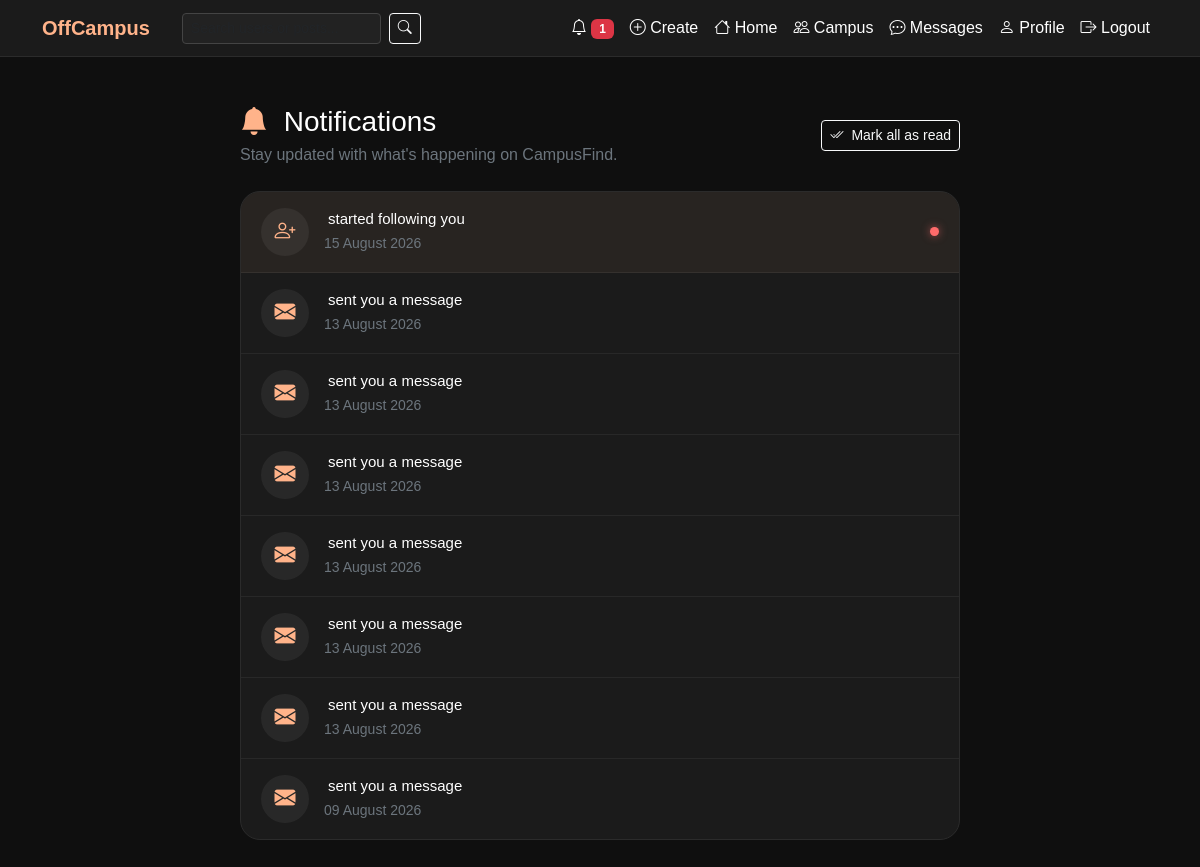
The page /notifications/ (signed in) on the database as committed earlier.
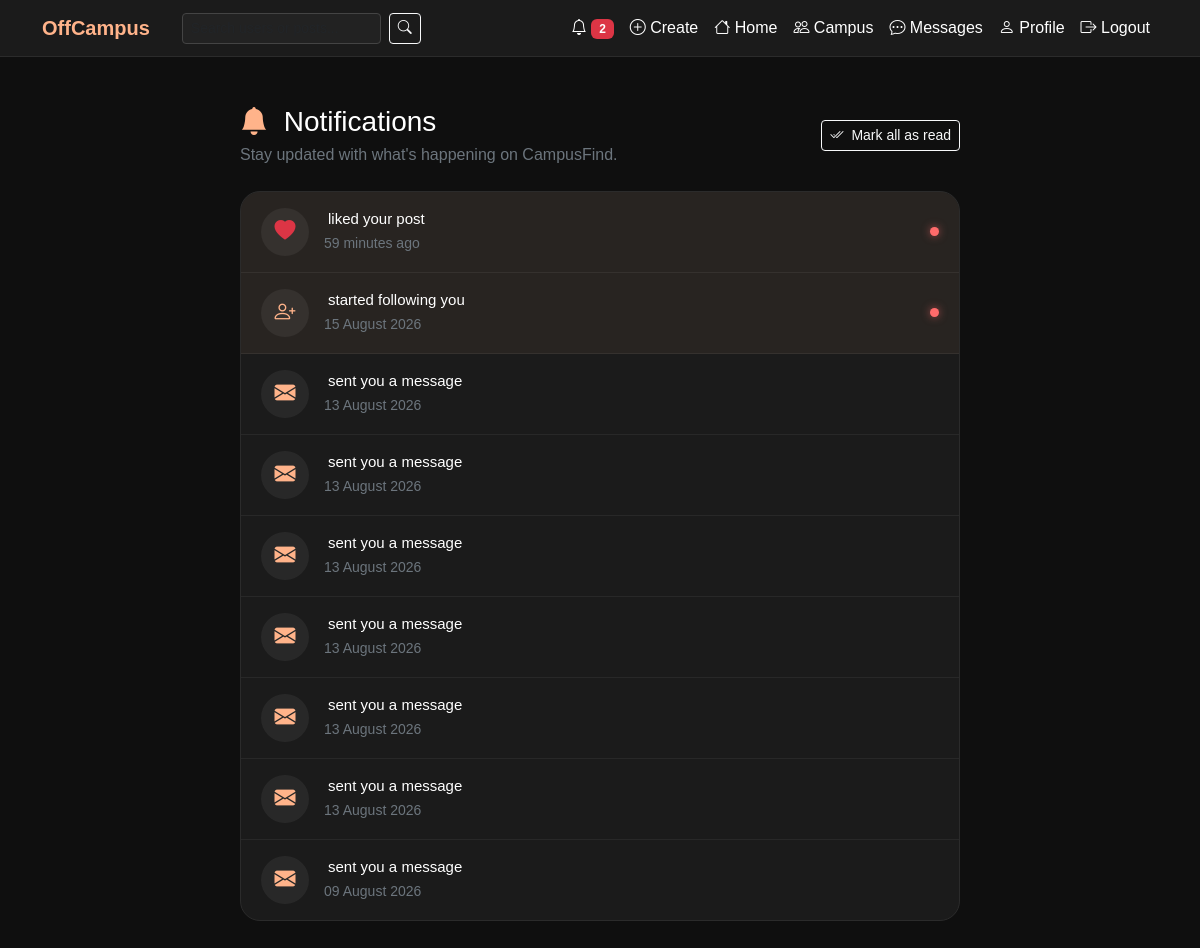
The same page on the database as committed later.
### notifications/models.py (models this page shows, shortened)
class Notification(models.Model):
    LIKE = "like"
    COMMENT = "comment"
    FOLLOW = "follow"
    MESSAGE = "message"
    TYPE_CHOICES = [
        (LIKE, "Like"),
        (COMMENT, "Comment"),
        (FOLLOW, "Follow"),
        (MESSAGE, "Message"),
    ]
    recipient = models.ForeignKey(
        User,
        on_delete=models.CASCADE,
        related_name="notifications",
    )
    actor = models.ForeignKey(
        User,
        on_delete=models.CASCADE,
        related_name="actions",
    )
    type = models.CharField(max_length=16, choices=TYPE_CHOICES)
    post = models.ForeignKey(
        Post,
        null=True,
        blank=True,
        on_delete=models.CASCADE,
        related_name="+",
    )
    comment = models.ForeignKey(
        Comment,
        null=True,
        blank=True,
        on_delete=models.CASCADE,
        related_name="+",
    )
    is_read = models.BooleanField(default=False)
    created_at = models.DateTimeField(auto_now_add=True)
    class Meta:
        ordering = ["-created_at"]
    @property
    def verb(self) -> str:
        return {
            self.LIKE: "liked your post",
            self.COMMENT: "commented on your post",
            self.FOLLOW: "started following you",
            self.MESSAGE: "sent you a message",
        }.get(self.type, "interacted with you")
    @property
    def icon(self) -> str:
        return {
            self.LIKE: "bi-heart-fill text-danger",
            self.COMMENT: "bi-chat-left-text text-peach",
            self.FOLLOW: "bi-person-plus text-peach",
            self.MESSAGE: "bi-envelope-fill text-peach",
        }.get(self.type, "bi-bell text-peach")

### notifications/views.py (the view)
# urls.py: path("", views.notifications_dropdown, name="notifications"),
@login_required
def notifications_dropdown(request):
    items = (
        Notification.objects
        .filter(recipient=request.user)
        .select_related("actor", "actor__profile", "post")[:15]
    )
    unread = Notification.objects.filter(recipient=request.user, is_read=False).count()
    return render(
        request,
        "notifications/notification.html",
        {"items": items, "unread": unread},
    )

### notifications/context_processors.py (called while the page is built)
def unread_count(request):
    if request.user.is_authenticated:
        count = Notification.objects.filter(recipient=request.user, is_read=False).count()
        return {"unread_count": count, "unread_notifications": count}
    return {"unread_count": 0, "unread_notifications": 0}

### posts/templatetags/post_filters.py (called while the page is built)
@register.filter
def instagram_date(value):
    now = timezone.now()
    diff = now - value
    seconds = diff.total_seconds()
    if seconds < 60:
        return "Just now"
    elif seconds < 3600:
        minutes = int(seconds // 60)
        return f"{minutes} minute{'s' if minutes != 1 else ''} ago"
    elif seconds < 86400:
        hours = int(seconds // 3600)
        return f"{hours} hour{'s' if hours != 1 else ''} ago"
    else:
        return value.strftime("%d %B %Y")

### notifications/templates/notifications/notification.html (shortened to what this page needs)
{% extends 'base.html' %}
{% load post_filters %}
{% block content %}
  <div class="container py-4">
    <div class="row justify-content-center">
      <div class="col-lg-8 col-md-10">
        <div class="d-flex align-items-center justify-content-between mb-4">
          <div>
            <h3 class="mb-1">
              <i class="bi bi-bell-fill text-peach me-2"></i>
              Notifications
            </h3>
            <p class="text-secondary mb-0">Stay updated with what's happening on CampusFind.</p>
          </div>
          {% if unread > 0 %}
            <form method="POST" action="{% url 'notifications-read' %}">
              <button type="submit" class="btn btn-sm btn-outline-light">
                <i class="bi bi-check2-all me-1"></i>
                Mark all as read
              </button>
            </form>
          {% endif %}
        </div>
        <div class="custom-card notification-page-card">
          <div class="notification-list" id="notificationList">
            {% for n in items %}
              <div class="notification-page-item
                            {% if not n.is_read %}notification-unread{% endif %}" data-id="{{ n.id }}">
                <div class="notification-left">
                  {% if n.actor_profile_image %}
                    <img src="{{ n.actor_profile_image }}" class="notification-page-avatar" alt="{{ n.actor_username }}" />
                  {% else %}
                    <div class="notification-page-icon">
                      <i class="bi {{ n.icon }}"></i>
                    </div>
                  {% endif %}
                </div>
                <div class="notification-page-content">
                  <div class="notification-message">
                    <span>{{ n.verb }}</span>
                  </div>
                  <small class="text-secondary">{{ n.created_at|instagram_date }}</small>
                </div>
                {% if not n.is_read %}
                  <div class="notification-unread-dot"></div>
                {% endif %}
              </div>
            {% endfor %}
          </div>
        </div>
      </div>
    </div>
  </div>
{% endblock %}

Rows that differ between the two databases and show on the page:
added Notification: verb "liked your post", created_at|instagram_date "59 minutes ago", is_read False (drawn)
Other text that changed with them:
{{ unread_count|default:0 }}: "1" → "2"
